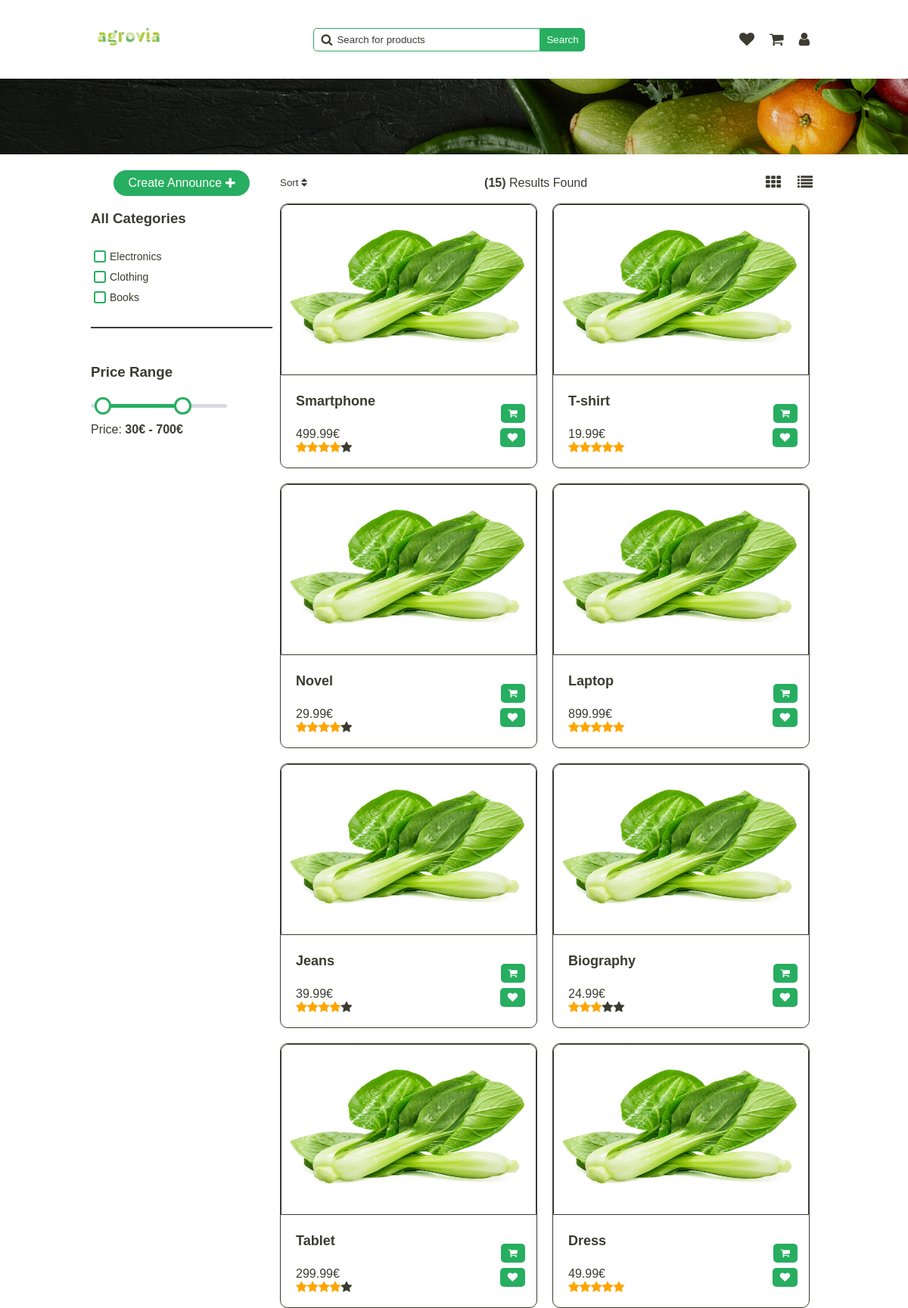
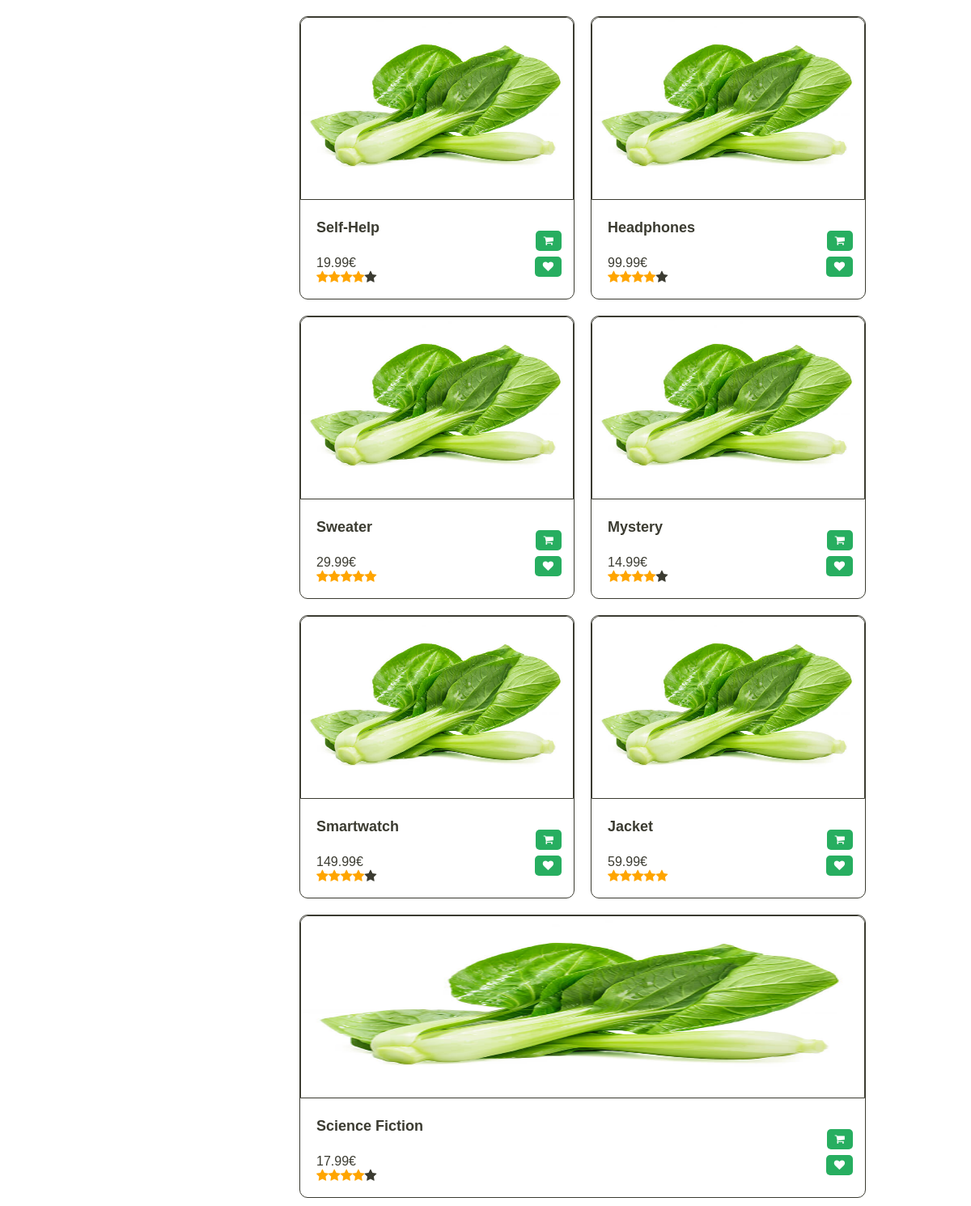
Page /pages/home.php on the committed database (2 pictures, top to bottom).
### tables this page shows
CREATE TABLE Category (
  id INTEGER PRIMARY KEY,
  name TEXT
);

CREATE TABLE Announce (
  id INTEGER PRIMARY KEY,
  id_category INTEGER,
  image TEXT,
  title TEXT,
  description TEXT,
  price FLOAT,
  quantity INTEGER,
  rating INTEGER,
  out_of_stock BOOLEAN,
  FOREIGN KEY (id_category) REFERENCES Category(id)
);

### php/announce.php (the view, shortened to what this page needs)
<?php
require '../php/pdo.php';
function get_all_announce()
{
    global $pdo;
    $query = "SELECT * FROM Announce";
    $stmt = $pdo->prepare($query);
    $stmt->execute();
    $announce = $stmt->fetchAll(PDO::FETCH_ASSOC);
    return $announce;
}
function generate_star($rating)
{
    $stars = "";
    for ($i = 0; $i < 5; $i++) {
        if ($i < $rating) {
            $stars .= "<i class='fa fa-star checked'></i>";
        } else {
            $stars .= "<i class='fa fa-star'></i>";
        }
    }
    return $stars;
}
function get_saved_announce($user_id)
{
    global $pdo;
    $query = "SELECT * FROM Announce WHERE id IN (SELECT announce_id FROM UserSaved WHERE user_id = :user_id)";
    $stmt = $pdo->prepare($query);
    $stmt->bindParam(':user_id', $user_id);
    $stmt->execute();
    $announce = $stmt->fetchAll(PDO::FETCH_ASSOC);
    return $announce;
}
function display_announce($announce)
{
    $saved_announce = get_saved_announce($_SESSION['user_id']);
    foreach ($announce as $row) {
        echo "<a
                  class='announce' id='" . $row['id'] . "-announce'
                  href='../pages/announce-view.php?id=" . $row['id'] . "'";
        echo ">";
        if ($row['image'] != '') {
            echo "<img src='" . $row['image'] . "' alt='product'>";
        } else {
            echo "<img src='../public/no-image-available.jpg' alt='product'>";
        }
        echo "<div class='infos'>";
        echo "<div class='details'>";
        echo "<h4>" . $row['title'] . "</h4>";
        echo "<span class='price'>" . $row['price'] . "€</span>";
        echo "<span class='rating '>";
        echo generate_star($row['rating']);
        echo "</span>";
        echo "</div>";
        echo "<div class='actions'>";
        echo "<button class='cart'><i class='fa fa-shopping-cart'></i></button>";
        echo "<button class='wish'><i class='fa fa-heart'></i></button>";
        echo "</div>";
        echo "</div>";
        echo "</a>";
    }
}
?>

### pages/home.php (shortened to what this page needs)
<!DOCTYPE html>
<html lang="en">
<head>
    <link rel="stylesheet" href="../../styles/home.css" onload="load_theme()">
    <link rel="stylesheet" href="../../styles/main-header.css">
    <link rel="stylesheet" href="https://cdnjs.cloudflare.com/ajax/libs/font-awesome/4.7.0/css/font-awesome.min.css">
</head>
<body>
    <header>
        <a href="../pages/home.php"><img src="../../assets/logo/agrovia-green.png" alt="logo"></a>
        <div class="search-bar">
            <span>
                <i class="fa fa-search"></i>
                <input type="text" name="search" id="search" placeholder="Search for products"
                    onkeydown="if(event.keyCode === 13) search()">
            </span>
            <button onclick="search()">Search</button>
        </div>
        <div class="user">
            <a href="../../pages/user/wishlist.html">
                <i class="fa fa-heart"></i>
            </a>
            <a href="../../pages/user/cart.html">
                <i class="fa fa-shopping-cart"></i>
            </a>
            <a href="../pages/dashboard.php">
                <i class="fa fa-user"></i>
            </a>
        </div>
    </header>
    <div class="separator-background"></div>
    <div class="container-options">
        <span class="create-announce">
            <a href="../pages/create-announce.php" class="create-announce-btn" onclick="createAnnounce()">
                Create Announce <i class="fa fa-plus"></i>
            </a>
        </span>
        <div class="centered-options">
            <div class="sort">
                <button class="sort-btn" onclick="toggleSort()">
                    Sort <i class="fa fa-sort"></i>
                </button>
            </div>
            <div class="number-results">
                <span id="number-results">(10)</span>
                <span>Results Found</span>
            </div>
            <div class="view-section">
                <button onclick="view('grid')">
                    <i class="fa fa-th"></i>
                </button>
                <button onclick="view('list')">
                    <i class="fa fa-list"></i>
                </button>
            </div>
        </div>
    </div>
    <div class="container">
        <div class="filter">
            <div class="categories-section">
                <h3>All Categories</h3>
                <div class="categories">
                    <?php
                    require '../php/category.php';
                    $categories = get_all_categories();
                    display_categories($categories);
                    ?>
                </div>
            </div>
            <hr class="separator">
            <div class="price-section">
                <h3>Price Range</h3>
                <div class="slide-container">
                    <div class="slider-track"></div>
                </div>
                <div class="values">
                    <span>Price: </span>
                    <strong>
                        <span id="range1">0€</span>
                        <span> &dash; </span>
                        <span id="range2">100€</span>
                    </strong>
                </div>
            </div>
        </div>
        <div class="announce-section">
            <?php
            require '../php/announce.php';
            $announce = get_all_announce();
            display_announce($announce);
            ?>
        </div>
</body>
</html>

### php/category.php
<?php
require '../php/pdo.php';
function get_all_categories()
{
    global $pdo;
    $query = "SELECT * FROM Category";
    $stmt = $pdo->prepare($query);
    $stmt->execute();
    $result = $stmt->fetchAll(PDO::FETCH_ASSOC);
    return $result;
}
function display_categories($categories)
{
    foreach ($categories as $category) {
        echo "<span>";
        echo "<input type='checkbox' id='" . $category['id'] . "-category' name='category' value='" . $category['name'] . "'>";
        echo "<label for='" . $category['name'] . "'>" . $category['name'] . "</label>";
        echo "</span>";
    }
}
?>

### styles/home.css (style rules this page uses)
.container-options { margin-top: 120px; display: flex; width: 100%; }
.container-options .centered-options { display: flex; justify-content: space-between; width: 75%; }
.container-options .centered-options .sort .sort-btn { background-color: var(--primary); color: var(--text); border: none; padding: 10px; cursor: pointer; }
.container-options .centered-options .number-results { display: flex; align-items: center; white-space: nowrap; }
.container-options .centered-options .number-results #number-results { font-weight: bold; }
.container-options span { display: flex; justify-content: flex-start; width: 25%; }
.container-options .view-section { display: flex; align-items: center; }
.container-options .view-section button { background-color: transparent; border: none; cursor: pointer; font-size: 20px; margin-left: 10px; color: var(--text); }
.create-announce { align-items: center; justify-content: center !important; }
.create-announce .create-announce-btn { text-decoration: none; display: flex; justify-content: center; align-items: center; padding: 8px; border: none; width: 75%; background-color: var(--secondary); border-radius: 25px; cursor: pointer; color: var(--white); transition: background-color 0.3s ease; }
.create-announce .create-announce-btn i { margin-left: 5px; font-size: 16px; color: var(--white); }
.filter { display: flex; flex-direction: column; align-items: flex-start; min-width: 25%; }
.container { display: flex; }
.categories-section { display: flex; flex-direction: column; }
.categories { flex-direction: column; align-items: flex-start; margin-top: 10px; }
.categories span { display: flex; align-items: center; margin-bottom: 5px; }
.categories input[type="checkbox"] { margin-right: 5px; }
.categories label { font-size: 14px; color: var(--text-color); cursor: pointer; }
.categories span:last-child { margin-bottom: 20px; }
.categories input[type="checkbox"] { appearance: none; width: 16px; height: 16px; border: 2px solid var(--secondary); border-radius: 3px; cursor: pointer; }
hr.separator { width: 100%; border: 1px solid var(--text); }
.price-section { display: flex; flex-direction: column; margin-top: 20px; width: 75%; position: relative; }
.slide-container { position: relative; width: 100%; margin-top: 15px; }
.slider-track { width: 100%; height: 5px; position: absolute; margin: auto; top: 0; bottom: 0; border-radius: 5px; }
.values { margin-top: 22px; }
.announce-section { display: flex; flex-wrap: wrap; justify-content: flex-start; width: 100%; }
.announce { flex-grow: 1; flex-basis: 15%; display: flex; flex-direction: column; align-items: center; justify-content: flex-start; margin: 10px; min-width: 250px; height: 350px; border-radius: 10px; background-color: var(--primary); border: 1px solid var(--text); transition: all 0.3s ease-in-out; text-decoration: none; color: var(--text); }
.announce img { height: 65%; width: 100%; border-radius: 10px 10px 0 0; border: 1px solid var(--text); }
.announce .infos { display: flex; width: 100%; align-items: center; position: relative; padding: 0 10px; }
.announce .infos .details { display: flex; flex-direction: column; margin-left: 10px; }
.announce .infos .details h4 { font-size: 18px; color: var(--text); }
.announce .infos .actions { display: flex; flex-direction: column; position: absolute; right: 15px; bottom: 10px; }
.announce .infos button { padding: 5px 10px; border: none; background-color: var(--secondary); color: var(--white); border-radius: 5px; cursor: pointer; margin-left: auto; margin-top: 7px; }
.checked { color: orange; }

### styles/global.css (style rules this page uses)
.light-theme { --primary: rgba(255, 255, 255, 1); --secondary: rgba(39, 174, 96, 1); --tertiary: rgba(146, 227, 169, 1); --text: rgba(59, 59, 49, 1); --hover-color: rgba(200, 200, 200, 1); --white: rgba(255, 255, 255, 1); --dark: rgba(29, 29, 29, 1); --gray: rgba(102, 102, 102, 1); --error: rgba(255, 0, 0, 1); --hover-gray: rgba(237, 242, 238, 1); --light-stroke: rgba(230, 230, 230, 1); }
* { box-sizing: border-box; }
body, body.dark-theme, body.light-theme { font-family: "Overpass", sans-serif; -webkit-font-smoothing: antialiased; -moz-osx-font-smoothing: grayscale; background-color: var(--primary); color: var(--text); width: 80%; margin: 0 auto; transition: background-color 0.3s ease, transform 0.5s cubic-bezier(0.68, -0.55, 0.27, 1.55); }

### rows in the picture
category: name "Electronics"
category: name "Clothing"
category: name "Books"
announce: image (picture), title "Smartphone", price "499.99", rating 4 (drawn)
announce: image (picture), title "T-shirt", price "19.99", rating 5 (drawn)
announce: image (picture), title "Novel", price "29.99", rating 4 (drawn)
announce: image (picture), title "Laptop", price "899.99", rating 5 (drawn)
announce: image (picture), title "Jeans", price "39.99", rating 4 (drawn)
announce: image (picture), title "Biography", price "24.99", rating 3 (drawn)
announce: image (picture), title "Tablet", price "299.99", rating 4 (drawn)
announce: image (picture), title "Dress", price "49.99", rating 5 (drawn)
announce: image (picture), title "Self-Help", price "19.99", rating 4 (drawn)
announce: image (picture), title "Headphones", price "99.99", rating 4 (drawn)
announce: image (picture), title "Sweater", price "29.99", rating 5 (drawn)
announce: image (picture), title "Mystery", price "14.99", rating 4 (drawn)
announce: image (picture), title "Smartwatch", price "149.99", rating 4 (drawn)
announce: image (picture), title "Jacket", price "59.99", rating 5 (drawn)
announce: image (picture), title "Science Fiction", price "17.99", rating 4 (drawn)
